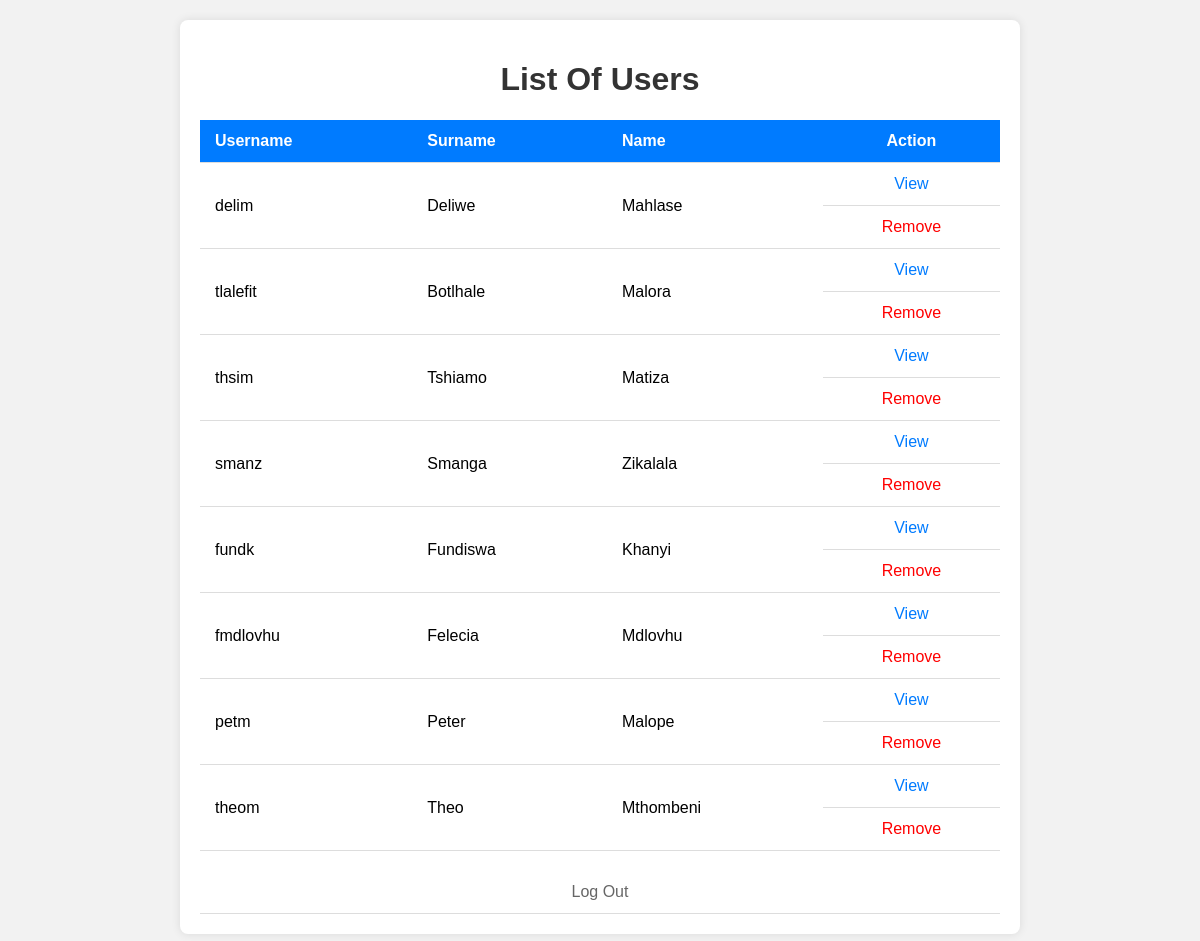
Screenshot of /admin_main.php with the database file from the repository.
### tables this page shows
CREATE TABLE IF NOT EXISTS `user` (
    user_id INT AUTO_INCREMENT PRIMARY KEY,
    name VARCHAR(25) NOT NULL,
    surname VARCHAR(25) NOT NULL,
    username VARCHAR(20) NOT NULL UNIQUE,
    password VARCHAR(255) NOT NULL,
    admin_id INT NOT NULL
);

### admin_main.php (the view, shortened to what this page needs)
<?php
require_once('connect.php');
?>
<!DOCTYPE html>
<html lang="en">
<head>
</head>
<body>
<div class="container">
    <h1>List Of Users</h1>
    <table>
        <tr>
            <th>Username</th>
            <th>Surname</th>
            <th>Name</th>
            <th class="align-category">Action</th>
        </tr>
        <?php
        $sql = "SELECT u.user_id, u.name, u.surname, u.username FROM user u, admin a WHERE u.admin_id = a.admin_id";
        $result = $connection->query($sql);
        while ($row = $result->fetch_assoc()) {
            echo "
                                <tr>
                                    <td>$row[username]</td>
                                    <td>$row[name]</td>
                                    <td>$row[surname]</td>
                                    <td class='action-links'>
                                        <a href='view_user.php?user_id=$row[user_id]'>View</a>
                                    </td>
                                    <td class='action-links remove-link'>
                                        <a href='admin_main.php?user_id=$row[user_id]'>Remove</a>
                                    </td>
                                </tr>
                            ";
        }
        ?>
        <tr>
            <td colspan="4"><a href="admin_login.php" class="logout-link">Log Out</a></td>
        </tr>
    </table>
</div>
</body>
</html>

### admin_main.php (style rules this page uses)
body { font-family: Arial, sans-serif; background-color: #f2f2f2; margin: 0; padding: 0; }
.container { max-width: 800px; margin: 20px auto; background-color: #fff; padding: 20px; border-radius: 8px; box-shadow: 0 0 10px rgba(0, 0, 0, 0.1); }
h1 { text-align: center; color: #333; }
table { width: 100%; border-collapse: collapse; margin-top: 20px; }
th, td { padding: 12px 15px; text-align: left; border-bottom: 1px solid #ddd; }
th { background-color: #007bff; color: #fff; }
.align-category { text-align: center; }
.action-links { display: flex; justify-content: space-around; }
.action-links a { color: #007bff; text-decoration: none; }
.remove-link a { color: red; }
.logout-link { display: block; text-align: center; margin-top: 20px; color: #666; text-decoration: none; }

### rows the page displays
user: username "delim", name "Deliwe", surname "Mahlase"
user: username "tlalefit", name "Botlhale", surname "Malora"
user: username "thsim", name "Tshiamo", surname "Matiza"
user: username "smanz", name "Smanga", surname "Zikalala"
user: username "fundk", name "Fundiswa", surname "Khanyi"
user: username "fmdlovhu", name "Felecia", surname "Mdlovhu"
user: username "petm", name "Peter", surname "Malope"
user: username "theom", name "Theo", surname "Mthombeni"
